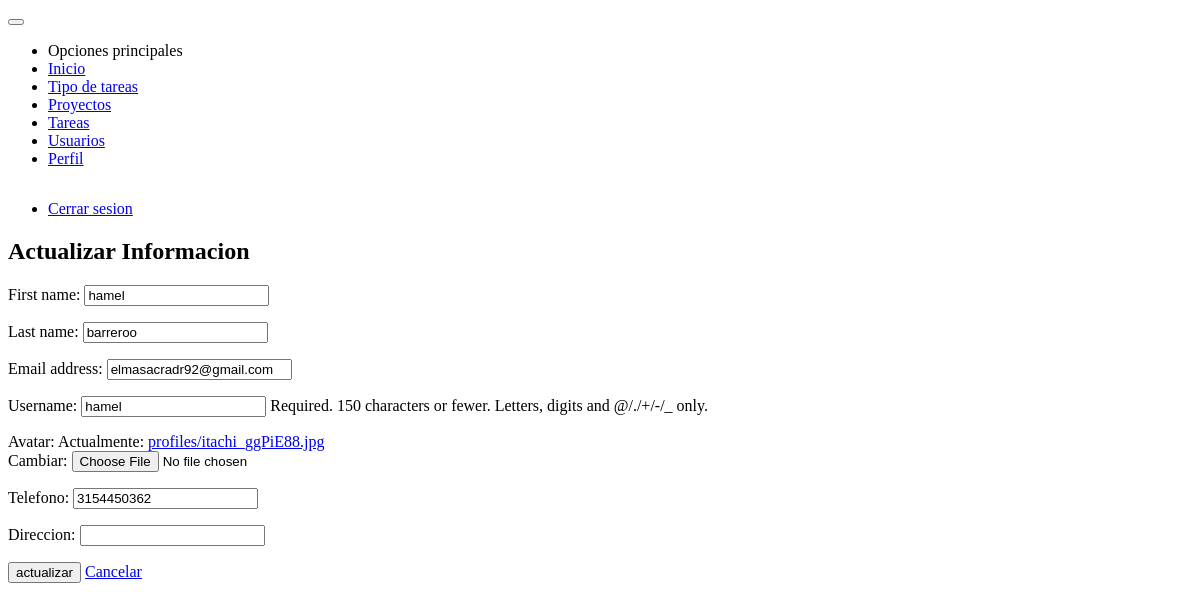
/perfil/editar/1/ (signed in), run on the app's committed database.
### users/models.py (models this page shows, shortened)
class User(AbstractUser):
    ROLE_CHOICES = (
        ('administrador', 'Administrador'),
        ('desarrollador', 'Desarrollador'),
    )
    role = models.CharField(max_length=50, choices=ROLE_CHOICES)

### profiles/models.py (models this page shows, shortened)
class Profile(models.Model):
    user = models.OneToOneField(User, on_delete=models.CASCADE)
    avatar = models.ImageField(default='avatar.png', upload_to='profiles/')
    phone = models.CharField(max_length=14, blank=True, null=True)
    direction = models.CharField(max_length=80, blank=True, null=True)
    created_at = models.DateTimeField(auto_now_add=timezone.now())
    updated_at = models.DateTimeField(auto_now=timezone.now())

### profiles/views.py (the view, shortened to what this page needs)
# urls.py: path('editar/<pk>/', views.ProfileUpdateView.as_view(), name='update_profile'),
class ProfileUpdateView(LoginRequiredMixin, UpdateView):
    login_url = 'users:login'
    success_url = 'users:login'
    template_name = 'profiles/update_profile.html'
    form_class = ProfileForm
    model = Profile
    def get_context_data(self, **kwargs):
        context = super().get_context_data(**kwargs)
        if self.request.method == 'POST':
            context['form_user'] = UserUpdateForm(
                self.request.POST, instance=self.request.user)
        else:
            context['form_user'] = UserUpdateForm(instance=self.request.user)
        return context

### profiles/forms.py
class ProfileForm(ModelForm):
    phone = forms.CharField(
        min_length=10,
        max_length=14,
        label='Telefono',
        widget=forms.NumberInput(),
    )
    class Meta:
        model = Profile
        fields = (
            'avatar', 'phone', 'direction',
        )
        labels = {
            'direction': 'Direccion',
        }
    def __init__(self, *args, **kwargs):
        super().__init__(*args, **kwargs)
        self.fields['avatar'].widget.attrs.update({
            'data-role': 'file',
            'data-mode': 'drop',
        })
        self.fields['phone'].widget.attrs.update({
            'data-role': 'input',
            'data-prepend': "<span class='mif-phonelink-setup'></span>",
            'class': 'form-control',
        })
        self.fields['direction'].widget.attrs.update({
            'data-role': 'input',
            'data-prepend': "<span class='mif-map'></span>",
            'class': 'form-control',
        })

### users/forms.py
class UserUpdateForm(ModelForm):
    class Meta:
        model = User
        fields = (
            'first_name', 'last_name', 'email', 'username',
        )
    def __init__(self, *args, **kwargs):
        super().__init__(*args, **kwargs)
        self.fields['first_name'].widget.attrs.update({
            'data-role': 'input',
            'data-prepend': "<span class='mif-user'></span>",
            'class': 'form-control',
        })
        self.fields['last_name'].widget.attrs.update({
            'data-role': 'input',
            'data-prepend': "<span class='mif-user'></span>",
            'class': 'form-control',
        })
        self.fields['email'].widget.attrs.update({
            'data-role': 'input',
            'data-prepend': "<span class='mif-mail'></span>",
            'class': 'form-control',
        })
        self.fields['username'].widget.attrs.update({
            'data-role': 'input',
            'data-prepend': "<span class='mif-user'></span>",
            'class': 'form-control',
        })

### profiles/templates/profiles/update_profile.html (shortened to what this page needs)
{% extends 'base.html' %}
{% block content %}
    <div class="card text-bold">
        <div class="card-content m-2">
            <h2 class="text-center">Actualizar Informacion</h2>
            <form method="POST" enctype="multipart/form-data">
                {{ form_user.as_p }}
                {{ form.as_p }}
                <button type="submit" class="button success">actualizar</button>
                <a href="{% url 'profiles:profile' %}" class="button alert">Cancelar</a>
            </form>
        </div>
    </div>
{% endblock %}

### data on the page
User: first_name "hamel", last_name "barreroo", email "elmasacradr92@gmail.com", username "hamel"
Profile: phone "3154450362"
